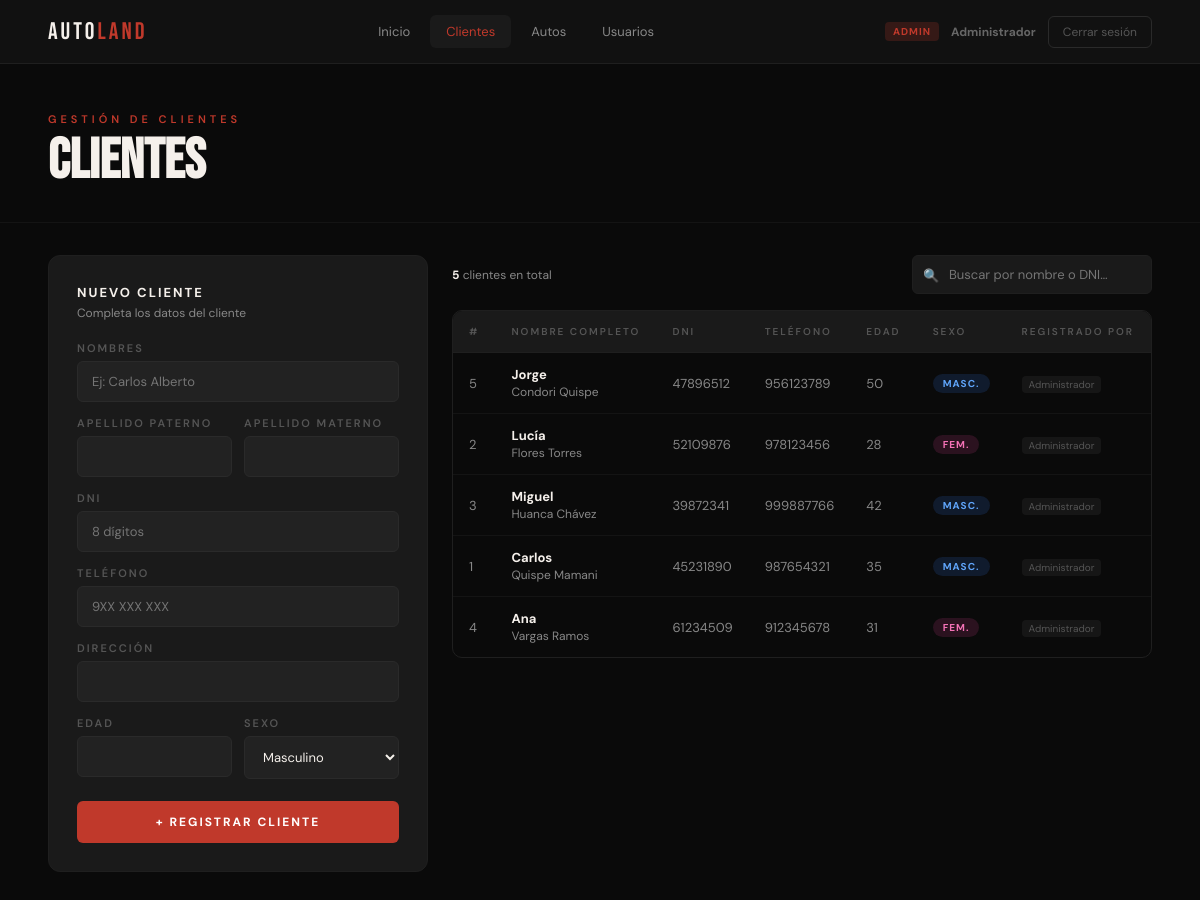
/form_Individuo.php (signed in), run on the app's committed database.
### tables this page shows
CREATE TABLE IF NOT EXISTS individuo (
  idIndividuo     INT AUTO_INCREMENT PRIMARY KEY,
  nombreIndividuo VARCHAR(100) NOT NULL,
  apellidoPaterno VARCHAR(50),
  apellidoMaterno VARCHAR(50),
  dni             VARCHAR(20)  UNIQUE,
  telefono        VARCHAR(20),
  direccion       VARCHAR(200),
  edadIndividuo   INT,
  sexoIndividuo   VARCHAR(1),
  idUsuario       INT          COMMENT 'Vendedor que registró al cliente',
  FOREIGN KEY (idUsuario) REFERENCES usuario(idUsuario) ON DELETE SET NULL
);

CREATE TABLE IF NOT EXISTS usuario (
  idUsuario    INT AUTO_INCREMENT PRIMARY KEY,
  nombreReal   VARCHAR(100) NOT NULL,
  usuario      VARCHAR(50)  NOT NULL UNIQUE,
  password     VARCHAR(255) NOT NULL   COMMENT 'Almacenado con password_hash()',
  rol          ENUM('admin','vendedor') NOT NULL DEFAULT 'vendedor',
  activo       TINYINT(1)   NOT NULL DEFAULT 1,
  fechaCreado  DATETIME     NOT NULL DEFAULT CURRENT_TIMESTAMP
);

### config/conexion.example.php (called while the page is built, shortened)
<?php
class Conexion
{
    private $con;
    private $db       = "mysql:host=localhost;dbname=autoland_bd;charset=utf8mb4";
    private $user     = "root";
    private $password = "";
    public function getConnection()
    {
        try {
            $this->con = new PDO($this->db, $this->user, $this->password, [
                PDO::ATTR_ERRMODE            => PDO::ERRMODE_EXCEPTION,
                PDO::ATTR_DEFAULT_FETCH_MODE => PDO::FETCH_ASSOC,
                PDO::ATTR_EMULATE_PREPARES   => false,
            ]);
        } catch (PDOException $e) {
            die(json_encode(['error' => 'Error de conexión: ' . $e->getMessage()]));
        }
        return $this->con;
    }
}

### config/data.php (called while the page is built, shortened)
<?php
class Data
{
    private $con;
    public function __construct()
    {
        $this->con = (new Conexion())->getConnection();
    }
    private function esAdmin($rol): bool { return $rol === 'admin'; }
    public function listarIndividuo($idUsuario, $rol)
    {
        if ($this->esAdmin($rol)) {
            $sql = "SELECT i.*, u.nombreReal AS registradoPor
                    FROM individuo i LEFT JOIN usuario u ON i.idUsuario=u.idUsuario
                    ORDER BY i.apellidoPaterno";
            $stmt = $this->con->prepare($sql); $stmt->execute();
        } else {
            $sql = "SELECT i.*, u.nombreReal AS registradoPor
                    FROM individuo i LEFT JOIN usuario u ON i.idUsuario=u.idUsuario
                    WHERE i.idUsuario=? ORDER BY i.apellidoPaterno";
            $stmt = $this->con->prepare($sql); $stmt->execute([$idUsuario]);
        }
        return $stmt;
    }
}

### form_Individuo.php (the view, shortened to what this page needs)
<?php
require_once 'config/data.php';
$data       = new Data();
$nombreReal = htmlspecialchars($_SESSION['nombreReal']);
$rol        = $_SESSION['rol'];
$idUsuario  = $_SESSION['idUsuario'];
$esAdmin    = $rol === 'admin';
$busqueda   = trim($_GET['q'] ?? '');
$individuos = $busqueda
    ? $data->buscarIndividuoPorTexto($busqueda, $idUsuario, $rol)->fetchAll()
    : $data->listarIndividuo($idUsuario, $rol)->fetchAll();
$editar = null;
?>
<!DOCTYPE html>
<html lang="es">
<head>
</head>
<body>
<nav class="navbar">
    <div class="nav-logo">AUTO<span>LAND</span></div>
    <div class="nav-links">
        <a href="index.php">Inicio</a>
        <a href="form_Individuo.php" class="active">Clientes</a>
        <a href="form_Auto.php">Autos</a>
        <?php if ($esAdmin): ?><a href="usuarios.php">Usuarios</a><?php endif; ?>
    </div>
    <div style="display:flex;align-items:center;gap:12px">
        <?php if ($esAdmin): ?><span class="badge-admin">Admin</span><?php endif; ?>
        <span style="font-size:12px;color:#444"><strong style="color:#666"><?= $nombreReal ?></strong></span>
        <a href="logout.php" class="btn-logout">Cerrar sesión</a>
    </div>
</nav>
<div class="page-header">
    <div class="page-eyebrow">Gestión de clientes</div>
    <h1 class="page-titulo">Clientes</h1>
</div>
<div class="layout">
    <div class="form-card <?= $editar ? 'modo-editar' : '' ?>">
        <?php if ($editar): ?>
            <div class="form-titulo">Editar cliente</div>
            <div class="form-sub">Modificando ID #<?= $editar['idIndividuo'] ?></div>
        <?php else: ?>
            <div class="form-titulo">Nuevo cliente</div>
            <div class="form-sub">Completa los datos del cliente</div>
        <?php endif; ?>
        <form method="POST">
            <div class="campo"><label>Nombres</label>
                <input type="text" name="nombres" placeholder="Ej: Carlos Alberto" required
                       value="<?= htmlspecialchars($editar['nombreIndividuo'] ?? '') ?>">
            </div>
            <div class="campos-grid">
                <div class="campo"><label>Apellido paterno</label>
                    <input type="text" name="apellidoP" required
                           value="<?= htmlspecialchars($editar['apellidoPaterno'] ?? '') ?>">
                </div>
                <div class="campo"><label>Apellido materno</label>
                    <input type="text" name="apellidoM"
                           value="<?= htmlspecialchars($editar['apellidoMaterno'] ?? '') ?>">
                </div>
            </div>
            <div class="campo"><label>DNI</label>
                <input type="text" name="dni" maxlength="8" placeholder="8 dígitos"
                       value="<?= htmlspecialchars($editar['dni'] ?? '') ?>">
            </div>
            <div class="campo"><label>Teléfono</label>
                <input type="text" name="telefono" placeholder="9XX XXX XXX"
                       value="<?= htmlspecialchars($editar['telefono'] ?? '') ?>">
            </div>
            <div class="campo"><label>Dirección</label>
                <input type="text" name="direccion"
                       value="<?= htmlspecialchars($editar['direccion'] ?? '') ?>">
            </div>
            <div class="campos-grid">
                <div class="campo"><label>Edad</label>
                    <input type="number" name="edad" min="18" max="99"
                           value="<?= htmlspecialchars($editar['edadIndividuo'] ?? '') ?>">
                </div>
                <div class="campo"><label>Sexo</label>
                    <select name="sexo">
                        <option value="M" <?= ($editar['sexoIndividuo'] ?? '') === 'M' ? 'selected' : '' ?>>Masculino</option>
                    </select>
                </div>
            </div>
            <button type="submit" class="btn-primary">
                <?= $editar ? '↑ Actualizar cliente' : '+ Registrar cliente' ?>
            </button>
        </form>
    </div>
    <div class="tabla-section">
        <div class="tabla-top">
            <div class="tabla-info">
                <strong><?= count($individuos) ?></strong> cliente<?= count($individuos) !== 1 ? 's' : '' ?>
                <?= $busqueda ? "para <strong>\"".htmlspecialchars($busqueda)."\"</strong>" : ($esAdmin ? 'en total' : 'registrados por ti') ?>
            </div>
            <form method="GET" class="search-wrap">
                <input type="text" name="q" placeholder="Buscar por nombre o DNI…"
                       value="<?= htmlspecialchars($busqueda) ?>">
            </form>
        </div>
        <div class="tabla-wrap">
            <table>
                <thead>
                    <tr>
                        <th>#</th><th>Nombre completo</th><th>DNI</th><th>Teléfono</th>
                        <th>Edad</th><th>Sexo</th>
                        <?php if ($esAdmin): ?><th>Registrado por</th><?php endif; ?>
                    </tr>
                </thead>
                <tbody>
                    <?php if (empty($individuos)): ?>
                        <tr class="empty-row"><td colspan="<?= $esAdmin ? 8 : 7 ?>">No hay clientes aún.</td></tr>
                    <?php else: ?>
                        <?php foreach ($individuos as $i): ?>
                        <tr>
                            <td class="muted"><?= $i['idIndividuo'] ?></td>
                            <td>
                                <strong><?= htmlspecialchars($i['nombreIndividuo']) ?></strong><br>
                                <span style="font-size:12px;color:var(--texto)"><?= htmlspecialchars($i['apellidoPaterno'].' '.$i['apellidoMaterno']) ?></span>
                            </td>
                            <td class="muted"><?= htmlspecialchars($i['dni']) ?></td>
                            <td class="muted"><?= htmlspecialchars($i['telefono']) ?></td>
                            <td class="muted"><?= $i['edadIndividuo'] ?></td>
                            <td><span class="badge-sexo badge-<?= $i['sexoIndividuo'] ?>"><?= $i['sexoIndividuo'] === 'M' ? 'Masc.' : 'Fem.' ?></span></td>
                            <?php if ($esAdmin): ?>
                                <td><span class="tag-vendedor"><?= htmlspecialchars($i['registradoPor'] ?? '—') ?></span></td>
                            <?php endif; ?>
                        </tr>
                        <?php endforeach; ?>
                    <?php endif; ?>
                </tbody>
            </table>
        </div>
    </div>
</div>
</body>
</html>

### form_Individuo.php (style rules this page uses)
*,*::before,*::after { box-sizing:border-box;margin:0;padding:0 }
:root { --negro:#0a0a0a;--rojo:#c0392b;--rojo2:#e74c3c;--gris:#111;--gris2:#1a1a1a;--gris3:#222;--claro:#f5f0eb;--texto:#888 }
body { font-family:'DM Sans',sans-serif;background:var(--negro);color:var(--claro);min-height:100vh }
.navbar { display:flex;align-items:center;justify-content:space-between;padding:0 48px;height:64px;background:var(--gris);border-bottom:1px solid #1f1f1f;position:sticky;top:0;z-index:100 }
.nav-logo { font-family:'Bebas Neue',sans-serif;font-size:24px;letter-spacing:3px }
.nav-logo span { color:var(--rojo) }
.nav-links { display:flex;gap:4px }
.nav-links a { text-decoration:none;color:var(--texto);font-size:13px;padding:8px 16px;border-radius:6px;transition:all .2s }
.nav-links a:hover,.nav-links a.active { color:var(--claro);background:var(--gris2) }
.nav-links a.active { color:var(--rojo) }
.badge-admin { background:rgba(192,57,43,.2);color:var(--rojo);padding:3px 8px;border-radius:4px;font-size:10px;font-weight:700;letter-spacing:1px;text-transform:uppercase }
.btn-logout { background:transparent;border:1px solid #2a2a2a;color:#555;padding:7px 14px;border-radius:6px;font-size:12px;cursor:pointer;font-family:'DM Sans',sans-serif;text-decoration:none;transition:all .2s }
.page-header { padding:48px 48px 32px;border-bottom:1px solid #141414 }
.page-eyebrow { font-size:11px;letter-spacing:4px;text-transform:uppercase;color:var(--rojo);font-weight:600;margin-bottom:8px }
.page-titulo { font-family:'Bebas Neue',sans-serif;font-size:56px;line-height:1 }
.layout { display:grid;grid-template-columns:380px 1fr;gap:24px;padding:32px 48px;align-items:start }
.form-card { background:var(--gris2);border:1px solid #1f1f1f;border-radius:12px;padding:28px;position:sticky;top:80px }
.form-titulo { font-size:13px;font-weight:700;letter-spacing:2px;text-transform:uppercase;margin-bottom:4px }
.form-sub { font-size:12px;color:var(--texto);margin-bottom:20px }
.campo { margin-bottom:14px }
.campo label { display:block;font-size:11px;letter-spacing:2px;text-transform:uppercase;color:#555;font-weight:600;margin-bottom:6px }
.campo input,.campo select { width:100%;background:var(--gris3);border:1px solid #2a2a2a;border-radius:6px;padding:11px 14px;font-size:13px;color:var(--claro);font-family:'DM Sans',sans-serif;outline:none;transition:border-color .2s }
.campo select option { background:var(--gris3) }
.campos-grid { display:grid;grid-template-columns:1fr 1fr;gap:12px }
.btn-primary { width:100%;background:var(--rojo);color:#fff;border:none;border-radius:6px;padding:13px;font-size:12px;font-weight:700;letter-spacing:2px;text-transform:uppercase;cursor:pointer;font-family:'DM Sans',sans-serif;margin-top:8px;transition:background .2s }
.tabla-section { min-width:0 }
.tabla-top { display:flex;align-items:center;justify-content:space-between;margin-bottom:16px;gap:12px;flex-wrap:wrap }
.tabla-info { font-size:12px;color:var(--texto) }
.tabla-info strong { color:var(--claro) }
.search-wrap { position:relative }
.search-wrap input { background:var(--gris2);border:1px solid #1f1f1f;border-radius:6px;padding:10px 14px 10px 36px;font-size:13px;color:var(--claro);font-family:'DM Sans',sans-serif;width:240px;outline:none;transition:border-color .2s }
.search-wrap::before { content:'🔍';position:absolute;left:11px;top:50%;transform:translateY(-50%);font-size:13px }
.tabla-wrap { overflow-x:auto;border-radius:10px;border:1px solid #1f1f1f }
table { width:100%;border-collapse:collapse;font-size:13px }
thead tr { background:var(--gris2);border-bottom:1px solid #1f1f1f }
thead th { padding:14px 16px;text-align:left;font-size:10px;letter-spacing:2px;text-transform:uppercase;color:#555;font-weight:600;white-space:nowrap }
tbody tr { border-bottom:1px solid #141414;transition:background .15s }
tbody tr:last-child { border-bottom:none }
td { padding:13px 16px;vertical-align:middle }
td.muted { color:var(--texto) }
.badge-sexo { display:inline-block;padding:3px 10px;border-radius:20px;font-size:10px;font-weight:700;letter-spacing:1px;text-transform:uppercase }
.badge-M { background:rgba(59,130,246,.15);color:#60a5fa }
.badge-F { background:rgba(236,72,153,.15);color:#f472b6 }
.tag-vendedor { font-size:10px;background:rgba(255,255,255,.05);color:#555;padding:2px 7px;border-radius:4px }

### data on the page
individuo: idIndividuo "5", nombreIndividuo "Jorge", apellidoPaterno+apellidoMaterno "Condori Quispe", dni "47896512", telefono "956123789", edadIndividuo "50", sexoIndividuo "MASC.", idUsuario.nombreReal "Administrador"
individuo: idIndividuo "2", nombreIndividuo "Lucía", apellidoPaterno+apellidoMaterno "Flores Torres", dni "52109876", telefono "978123456", edadIndividuo "28", sexoIndividuo "FEM.", idUsuario.nombreReal "Administrador"
individuo: idIndividuo "3", nombreIndividuo "Miguel", apellidoPaterno+apellidoMaterno "Huanca Chávez", dni "39872341", telefono "999887766", edadIndividuo "42", sexoIndividuo "MASC.", idUsuario.nombreReal "Administrador"
individuo: idIndividuo "1", nombreIndividuo "Carlos", apellidoPaterno+apellidoMaterno "Quispe Mamani", dni "45231890", telefono "987654321", edadIndividuo "35", sexoIndividuo "MASC.", idUsuario.nombreReal "Administrador"
individuo: idIndividuo "4", nombreIndividuo "Ana", apellidoPaterno+apellidoMaterno "Vargas Ramos", dni "61234509", telefono "912345678", edadIndividuo "31", sexoIndividuo "FEM.", idUsuario.nombreReal "Administrador"

### other printed values
$nombreReal "Administrador"
count($individuos) "5"
